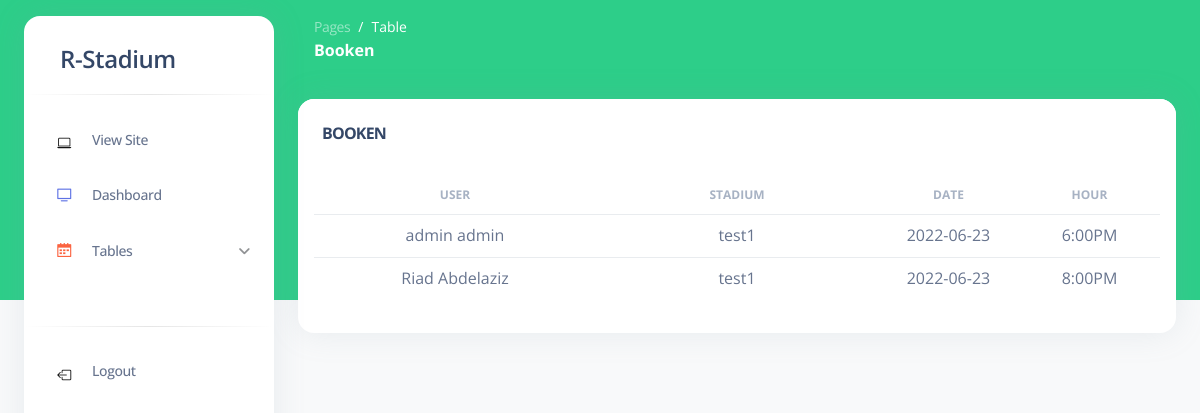
The app's page /DashboardBooken (signed in) with its own data.
### tables this page shows
CREATE TABLE `booken` (
  `id` int(11) NOT NULL,
  `user` int(11) NOT NULL,
  `stadium` int(11) NOT NULL,
  `date` date NOT NULL,
  `hour` varchar(255) NOT NULL
);

CREATE TABLE `user` (
  `id` int(11) NOT NULL,
  `first_name` varchar(255) NOT NULL,
  `last_name` varchar(255) NOT NULL,
  `email` varchar(255) NOT NULL,
  `phone` varchar(255) NOT NULL,
  `password` varchar(255) NOT NULL,
  `role` int(11) NOT NULL,
  `status` int(255) NOT NULL DEFAULT 1
);

CREATE TABLE `stadium` (
  `id` int(11) NOT NULL,
  `name` varchar(255) NOT NULL,
  `user` int(255) NOT NULL,
  `sport` int(11) NOT NULL,
  `city` int(11) NOT NULL,
  `location` varchar(456) DEFAULT NULL,
  `description` varchar(255) DEFAULT NULL,
  `site_web` varchar(255) DEFAULT NULL
);

### app/libraries/Core.php (called while the page is built, shortened)
<?php
  class Core {
    protected $currentMethod = 'index';
    public function __construct(){
      $url = $this->getUrl();
      if(isset($url[0]) && file_exists('../app/controllers/' . ucwords($url[0]). '.php')){
        unset($url[0]);
      }
      elseif($url===NULL){
        $this->currentController = 'site';
      }
      else{
        $this->currentController = 'Errors';
      }
      $this->currentController = new $this->currentController;
      $this->params = $url ? array_values($url) : [];
      call_user_func_array([$this->currentController, $this->currentMethod], $this->params);
    }
    public function getUrl(){
      if(isset($_GET['url'])){
        $url = rtrim($_GET['url'], '/');
        $url = filter_var($url, FILTER_SANITIZE_URL);
        $url = explode('/', $url);
        return $url;
      }
    }
  }

### public/index.php (called while the page is built, shortened)
<?php
  $init = new Core;

### app/libraries/Database.php (called while the page is built, shortened)
<?php
  class Database {
    private $host = DB_HOST;
    private $user = DB_USER;
    private $pass = DB_PASS;
    private $dbname = DB_NAME;
    private $dbh;
    private $stmt;
    public function __construct(){
      $dsn = 'mysql:host=' . $this->host . ';dbname=' . $this->dbname;
      $options = array(
        PDO::ATTR_PERSISTENT => true,
        PDO::ATTR_ERRMODE => PDO::ERRMODE_EXCEPTION
      );
      try{
        $this->dbh = new PDO($dsn, $this->user, $this->pass, $options);
      } catch(PDOException $e){
        $this->error = $e->getMessage();
        echo $this->error;
      }
    }
    public function query($sql){
      $this->stmt = $this->dbh->prepare($sql);
    }
    public function execute(){
      return $this->stmt->execute();
    }
    public function resultSet(){
      $this->execute();
      return $this->stmt->fetchAll(PDO::FETCH_OBJ);
    }
  }

### app/models/booken.php (called while the page is built, shortened)
<?php
class Booken {
    private $db;
    public function __construct()
    {
        $this->db = new Database;
    }
    public function getBookensUser(){
        $this->db->query('SELECT
            booken.*, stadium.*, user.*
            FROM `booken`
            INNER JOIN stadium ON booken.stadium = stadium.id INNER JOIN user ON booken.user=user.id WHERE stadium.user='.$_SESSION['user_id'].'');
        $result = $this->db->resultSet();
        return $result;
    }
}

### app/views/dashboardBooken/index.php (the view, shortened to what this page needs)
<?php require APPROOT . '/views/includes_dashboards/header.php'; ?>
<body class="g-sidenav-show bg-gray-100 overflow-hidden">
  <?php require APPROOT . '/views/includes_dashboards/sidebar.php'; ?>
  <main class="main-content position-relative border-radius-lg ">
    <?php require APPROOT . '/views/includes_dashboards/navbar.php'; ?>
    <div class="container-fluid py-4">
      <div class="row">
        <div class="col-12">
          <div class="card">
            <div class="card-header d-flex justify-content-between align-items-center">
              <h1 class="text-uppercase fs-6">Booken</h1>
            </div>
            <div class="card-body px-3 pt-0 pb-2">
              <div class="table-responsive p-0" style="min-height: 150px; max-height: 480px; overflow-x: hidden;">
                <table class="table align-items-center justify-content-center mb-0 text-center">
                  <thead>
                    <tr>
                      <th class="col-4 text-uppercase text-secondary text-xs font-weight-bolder opacity-7">User</th>
                      <th class="col-4 text-uppercase text-secondary text-xs font-weight-bolder opacity-7">Stadium</th>
                      <th class="col-2 text-uppercase text-secondary text-xs font-weight-bolder opacity-7">Date</th>
                      <th class="col-2 text-uppercase text-secondary text-xs font-weight-bolder opacity-7">Hour</th>
                    </tr>
                  </thead>
                  <tbody>
                    <?php foreach ($data['Bookens'] as $booken) : ?>
                        <tr class="item">
                          <td class="col-4"><?php echo  $booken->first_name.' '.$booken->last_name ;?></td>
                          <td class="col-4"><?php echo  $booken->name ;?></td>
                          <td class="col-2"><?php echo  $booken->date ;?></td>
                          <td class="col-2"><?php echo  $booken->hour ;?></td>
                        </tr>
                        <?php endforeach ;?>
                  </tbody>
                </table>
              </div>
            </div>
          </div>
        </div>
      </div>
    </div>
  </main>
  <?php require APPROOT . '/views/includes_dashboards/footer.php'; ?>

### records on screen
booken: user.first_name "admin", user.last_name "admin", stadium.name "test1", date "2022-06-23", hour "6:00PM"
booken: user.first_name "Riad", user.last_name "Abdelaziz", stadium.name "test1", date "2022-06-23", hour "8:00PM"
